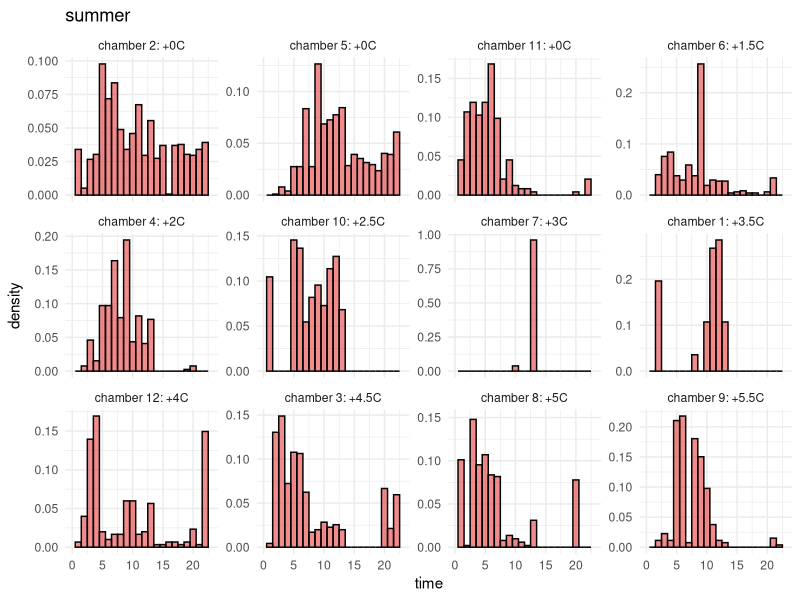
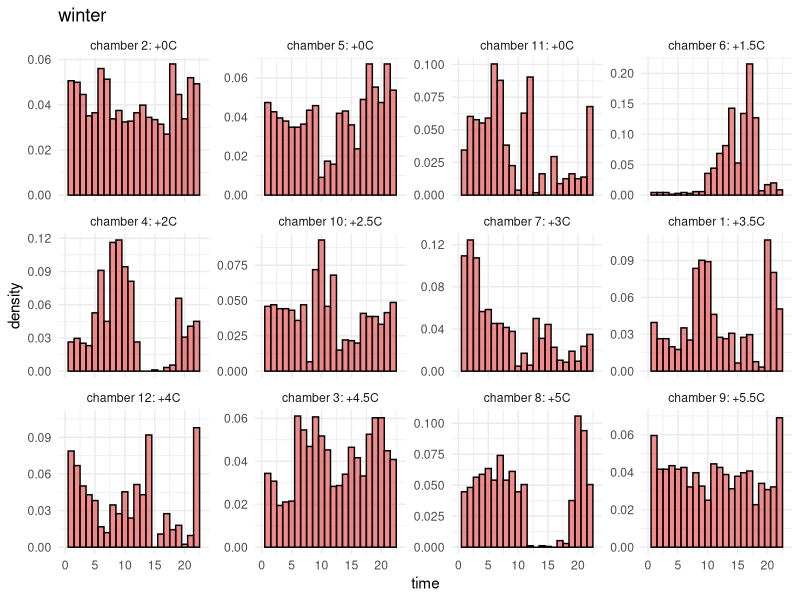
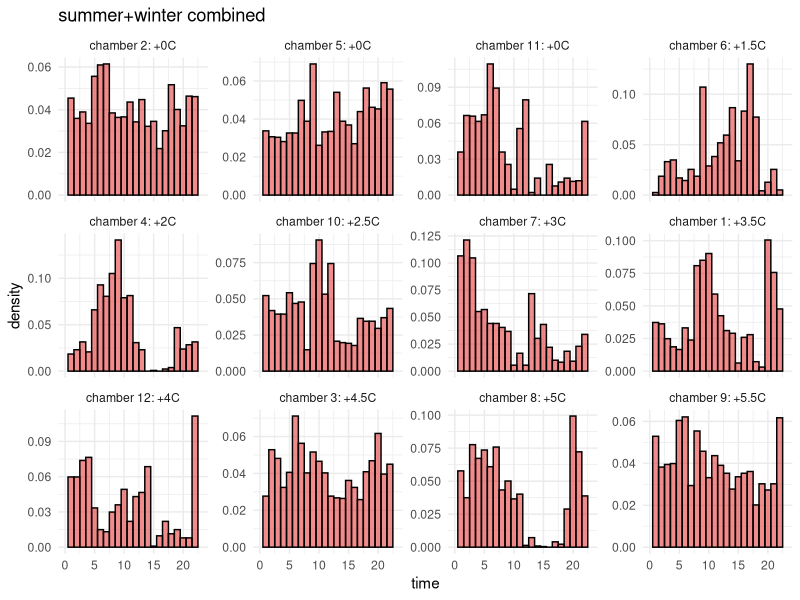
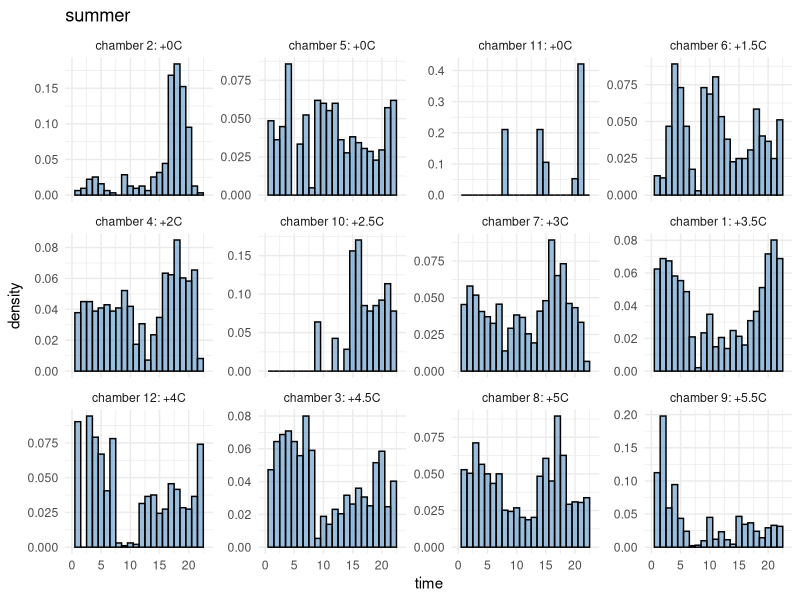
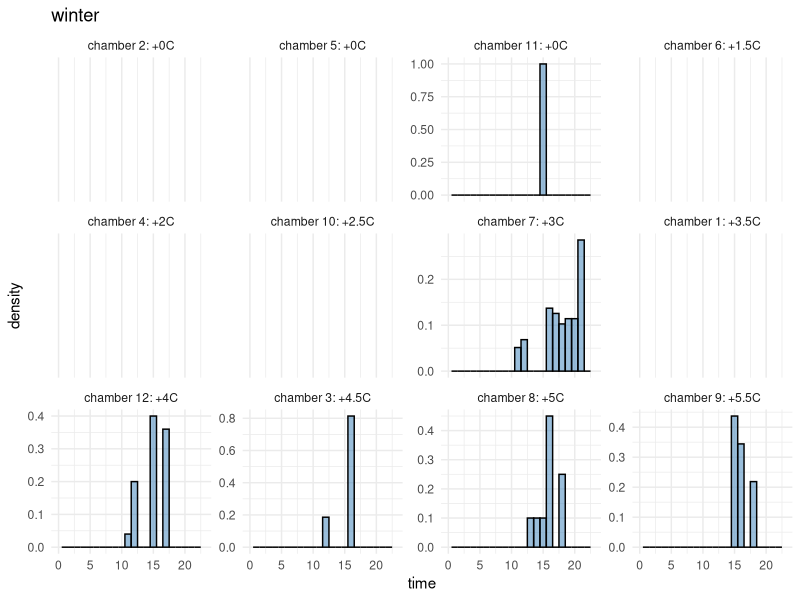
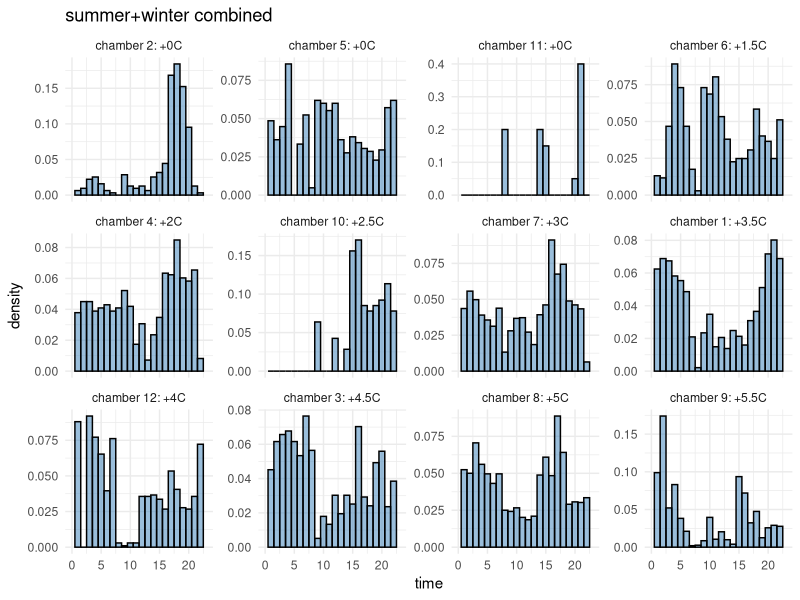
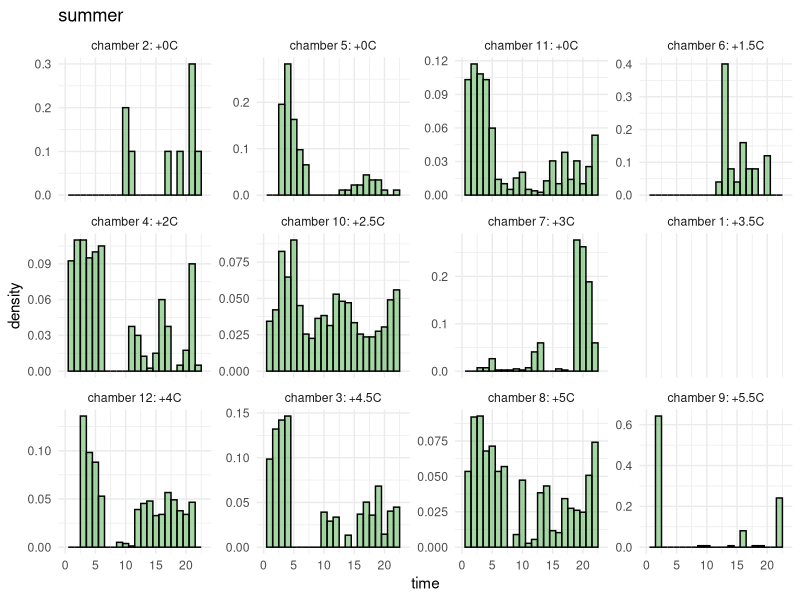
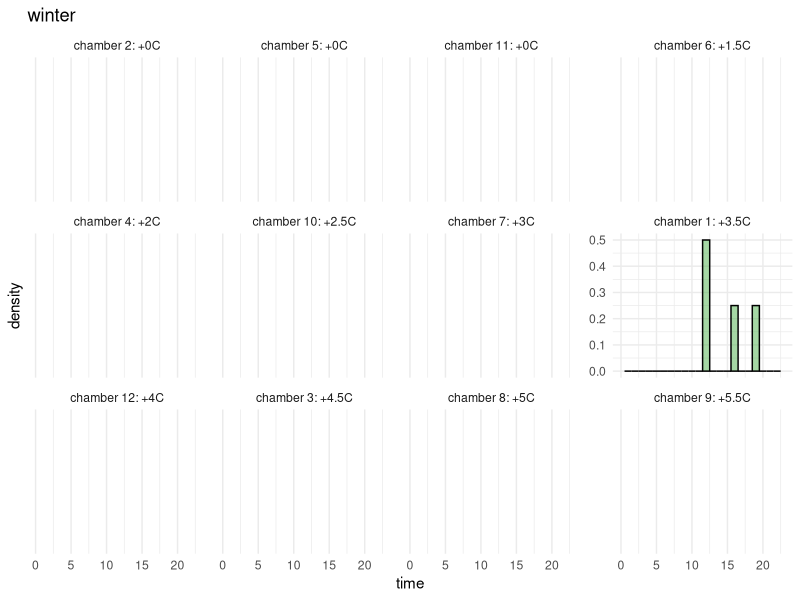

Recreate these plots in R, in order. (Note: this script raises an error after producing the figures.)
## ---- chunk 1
knitr::opts_chunk$set(echo = FALSE, warning = FALSE, message = FALSE)
## ---- chunk 2
library(tidyverse)
theme_set(theme_minimal() +
            theme(legend.position = 'none'))

trt <- read_csv('data/chamber_treatments.csv')
dat <- read_csv('data/data_allmonths_allsites.csv')
spp <- read_csv('data/species_lookup.csv')

# Create a new column in treatment with the temp and chamber ID
# Order it by the temperature so the plots are in ascending temp order
trt <- trt %>%
  mutate(chamber_temp = paste0('chamber ', chamber, ': +', temperature, 'C')) %>%
  mutate(chamber_temp = factor(chamber_temp, levels = unique(chamber_temp)[order(site, temperature)]))

# Do the same data cleaning as the other script
# Convert month to ordered factor and join with treatment
dat <- dat %>%
  filter(!spp %in% c('none','unk'), !is.na(spp)) %>%
  mutate(month = factor(month, levels = month.name)) %>%
  left_join(trt)

# Additional data wrangling:
# Convert to long form with one row per individual ant observed.
dat_long <- dat %>%
  group_by(site, month, date, time, chamber, temperature, chamber_temp) %>%
  group_modify(~ data.frame(sp = rep(.$spp, each = .$number)))

# Filter the data to show only species with at least 100 individuals
dat_common <- dat_long %>%
  filter(!is.na(temperature)) %>%
  group_by(sp) %>%
  filter(n() >= 100)

# Set color palette for all species
sp_descend <- dat_common %>% summarize(n=n()) %>% arrange(-n) %>% pull(sp)
fill_palette <- scale_fill_manual(values = setNames(c(RColorBrewer::brewer.pal(9, 'Set1'), 'turquoise'), sp_descend))

# Define seasons
dat_common <- dat_common %>%
  mutate(season = if_else(month %in% month.name[4:9], 'summer', 'winter')) 

# Add dummy data so all panels will plot
dummy_data <- dat_common %>%
  group_by(site,season,chamber_temp,sp) %>%
  slice(1) %>%
  mutate(time = -1) %>% 
  ungroup

sp_season <- expand_grid(sp = sp_descend, season = c('summer','winter'))
dummy_data <- dat_common %>% 
  ungroup %>% 
  select(site, chamber_temp) %>% 
  unique %>%
  group_by(site, chamber_temp) %>% group_modify(~ data.frame(sp_season))


dat_common <- bind_rows(dat_common, dummy_data)
## ---- chunk 3
for (sp_i in sp_descend){
  sp_name <- spp$species[which(spp$sp == sp_i)]
  cat('\n')  
  cat("## ", sp_name, "\n") 
  for (the_season in list('summer','winter',c('summer','winter'))) {
    
    plot_title <- ifelse(length(the_season) == 1, the_season, 'summer+winter combined')  
    
    print(ggplot(dat_common %>% filter(site == 'Duke', sp == sp_i, season %in% the_season), 
                 aes(x = time, y = stat(density), group = sp, fill = sp)) +
            geom_histogram(binwidth = 1, position = 'identity', alpha = 0.5, color = 'black') +
            scale_x_continuous(limits = c(0,23)) +
            facet_wrap(~ chamber_temp, scales = 'free_y') +
            fill_palette +
            ggtitle(plot_title)
    ) 
  }
  cat('\n') 
}
## ---- chunk 4
for (sp_i in c('cape','apru','fosu')){
  sp_name <- spp$species[which(spp$sp == sp_i)]
  cat('\n')  
  cat("## ", sp_name, "\n") 
  
  
  print(ggplot(dat_common %>% filter(site == 'Harvard', sp == sp_i, season %in% the_season), 
               aes(x = time, y = stat(density), group = sp, fill = sp)) +
          geom_histogram(binwidth = 1, position = 'identity', alpha = 0.5, color = 'black') +
          scale_x_continuous(limits = c(0,23)) +
          facet_wrap(~ chamber_temp, scales = 'free_y') +
          fill_palette +
          ggtitle('summer')
  ) 
  
  cat('\n') 
}
